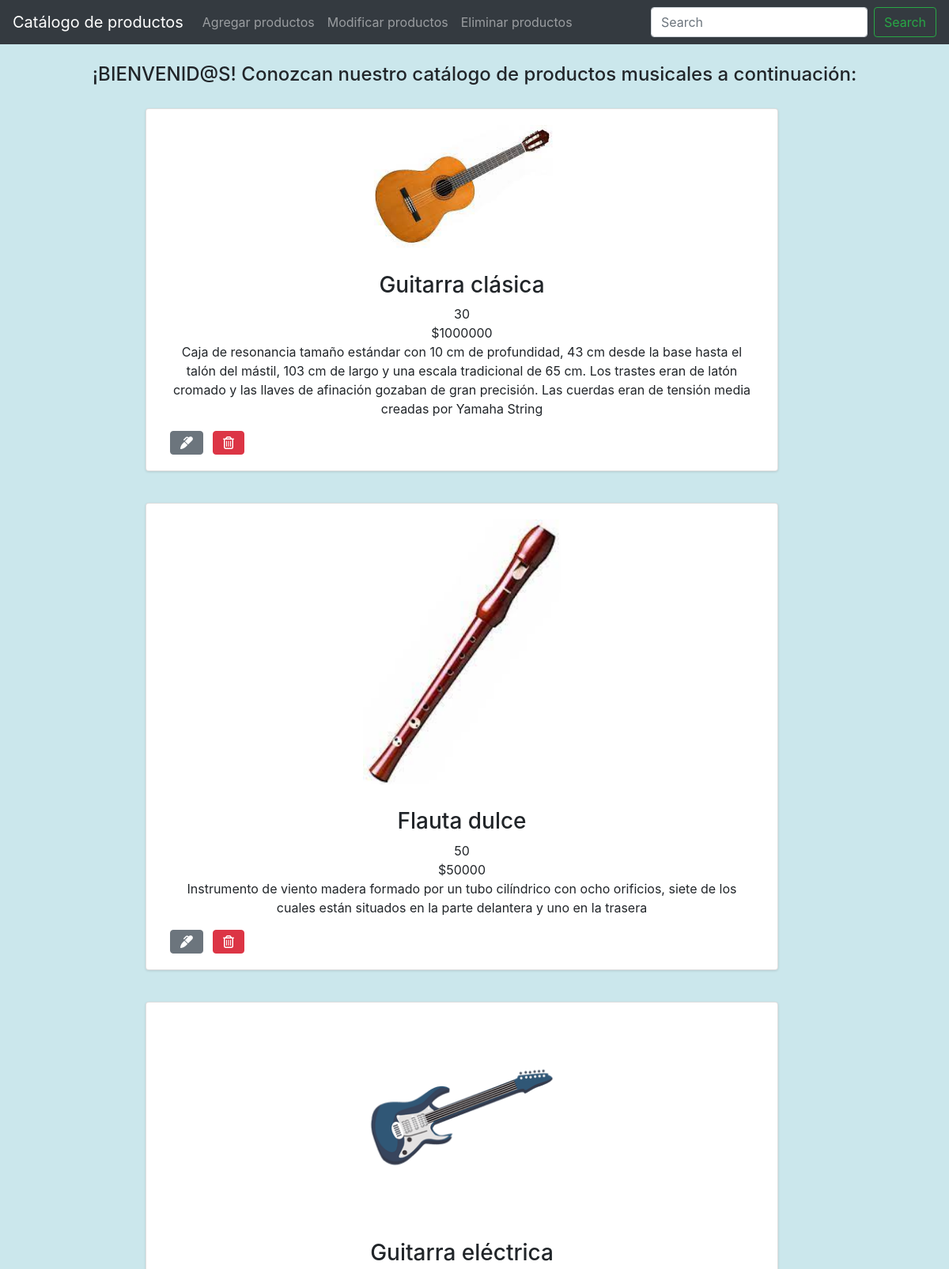
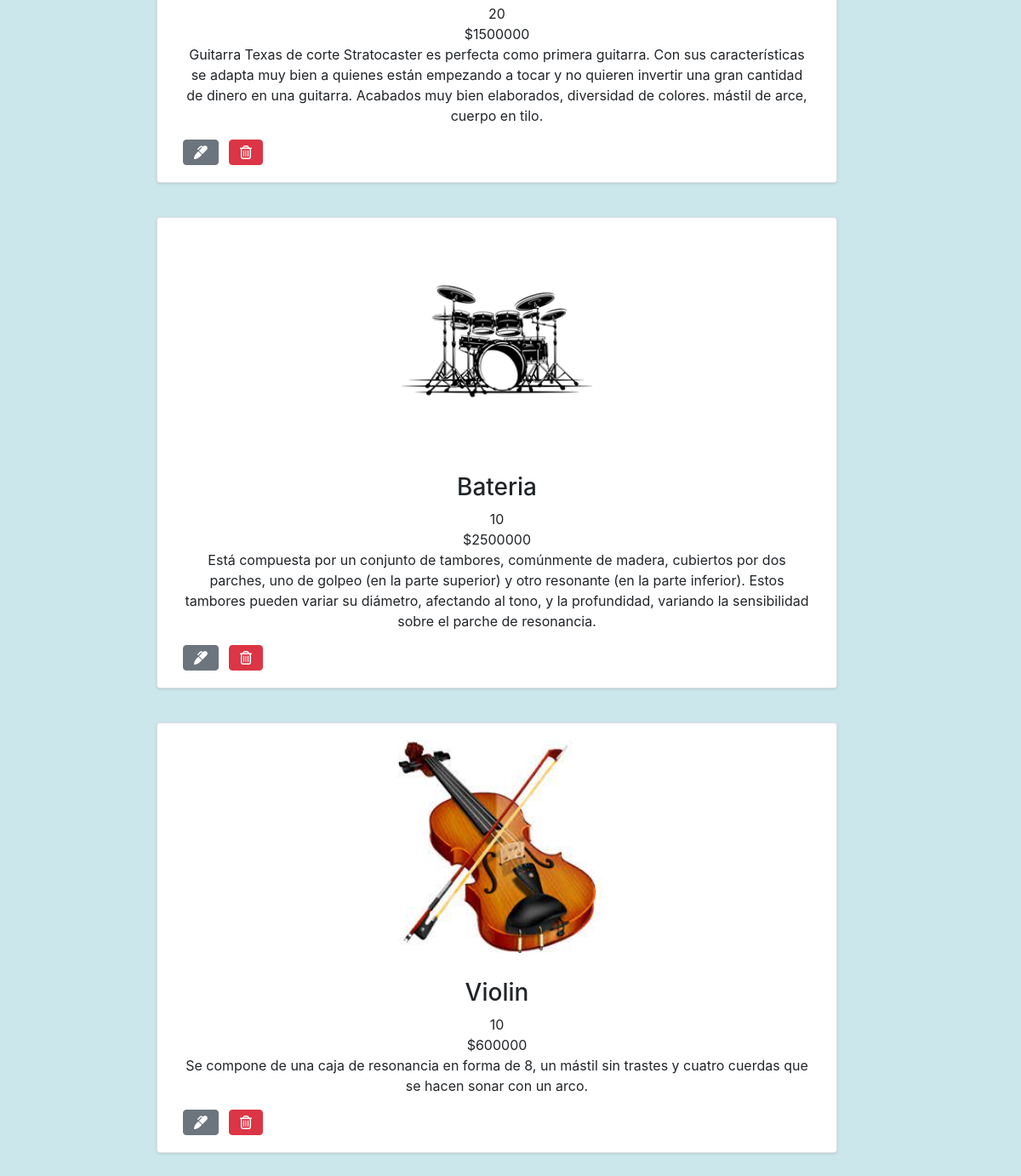
The page / on the database its author committed (2 pictures, top to bottom).
### tables this page shows
CREATE TABLE `productos` (
  `codigo` int(11) NOT NULL,
  `nombre` varchar(50) NOT NULL,
  `descripcion` text NOT NULL,
  `fechaCreacion` timestamp NOT NULL DEFAULT current_timestamp(),
  `imagen` varchar(500) DEFAULT NULL,
  `cantidad` int(11) NOT NULL,
  `precio` int(11) NOT NULL
);

### index.php (the view, shortened to what this page needs)
<?php include("db.php"); ?>
<!DOCTYPE html>
<html>
<head>
    <link href="style.css" rel="stylesheet" type="text/css" />
    <link rel="stylesheet" href="https://stackpath.bootstrapcdn.com/bootstrap/4.1.3/css/bootstrap.min.css">
</head>
<body style="background-color: rgb(203, 231, 236);">
  <div class="container p-4" >
      <h4 style="text-align: center">¡BIENVENID@S! Conozcan nuestro catálogo de productos musicales a continuación:</h4>
      <?php
      $query = "SELECT * FROM productos";
      $resultado = mysqli_query($conn, $query);
      while ($row = mysqli_fetch_array($resultado)) { ?>
        <div class="productos">
          <div class="row">
            <div class="col-xs-10 col-sm-6 col-md-4 product">
              <div class="card">
                <img src="img/<?= $row['imagen'] ?>" alt=""/>
                <h3><?php echo $row['nombre'] ?></h3>
                <h7><?php echo $row['cantidad'] ?></h7>
                <h7><?php echo '$', $row['precio'] ?></h7>
                <h7><p><?php echo $row['descripcion'] ?></p></h7>
                <div class="product-actions">
                  <a href="modificar-en-db.php?codigo=<?php echo $row['codigo'] ?>" class="btn btn-secondary">
                    <i class="fas fa-marker"></i>
                  </a>
                  <a href="eliminar-en-db.php?codigo=<?php echo $row['codigo'] ?>" class="btn btn-danger">
                    <i class="far fa-trash-alt"></i>
                  </a>
                </div>
              </div>
            </div>
          </div>
        </div>
      <?php } ?>
  </div>
</body>
<html>

### style.css (style rules this page uses)
.product img { width: 250px; margin: auto; padding-block-end: 30px; }
.row { width: 300px; display: flex; }
.card { border-radius: 5px; background-color: white; box-shadow: 0 1px 3px rgba(0, 0, 0, 0.12); width: 800px; height: auto; padding: 20px 30px; }
.product-actions { display: flex; gap: 12px; }
.productos { text-align: center; margin: 0 auto; padding: 20px 30px; }
.product { margin: 0 auto; }

### rows shown on the page
productos: imagen (picture), nombre "Guitarra clásica", cantidad "30", precio "1000000", descripcion "Caja de resonancia tamaño estándar con 10 cm de profundidad, 43 cm desde la base hasta el talón del mástil, 103 cm de largo y una escala tradicional de 65 cm. Los trastes eran de latón cromado y las llaves de afinación gozaban de gran precisión. Las cuerdas eran de tensión media creadas por Yamaha String"
productos: imagen (picture), nombre "Flauta dulce", cantidad "50", precio "50000", descripcion "Instrumento de viento madera formado por un tubo cilíndrico con ocho orificios, siete de los cuales están situados en la parte delantera y uno en la trasera"
productos: imagen (picture), nombre "Guitarra eléctrica", cantidad "20", precio "1500000", descripcion "Guitarra Texas de corte Stratocaster es perfecta como primera guitarra. Con sus características se adapta muy bien a quienes están empezando a tocar y no quieren invertir una gran cantidad de dinero en una guitarra. Acabados muy bien elaborados, diversidad de colores. mástil de arce, cuerpo en tilo."
productos: imagen (picture), nombre "Bateria", cantidad "10", precio "2500000", descripcion "Está compuesta por un conjunto de tambores, comúnmente de madera, cubiertos por dos parches, uno de golpeo (en la parte superior) y otro resonante (en la parte inferior). Estos tambores pueden variar su diámetro, afectando al tono, y la profundidad, variando la sensibilidad sobre el parche de resonancia."
productos: imagen (picture), nombre "Violin", cantidad "10", precio "600000", descripcion "Se compone de una caja de resonancia en forma de 8, un mástil sin trastes y cuatro cuerdas que se hacen sonar con un arco."
